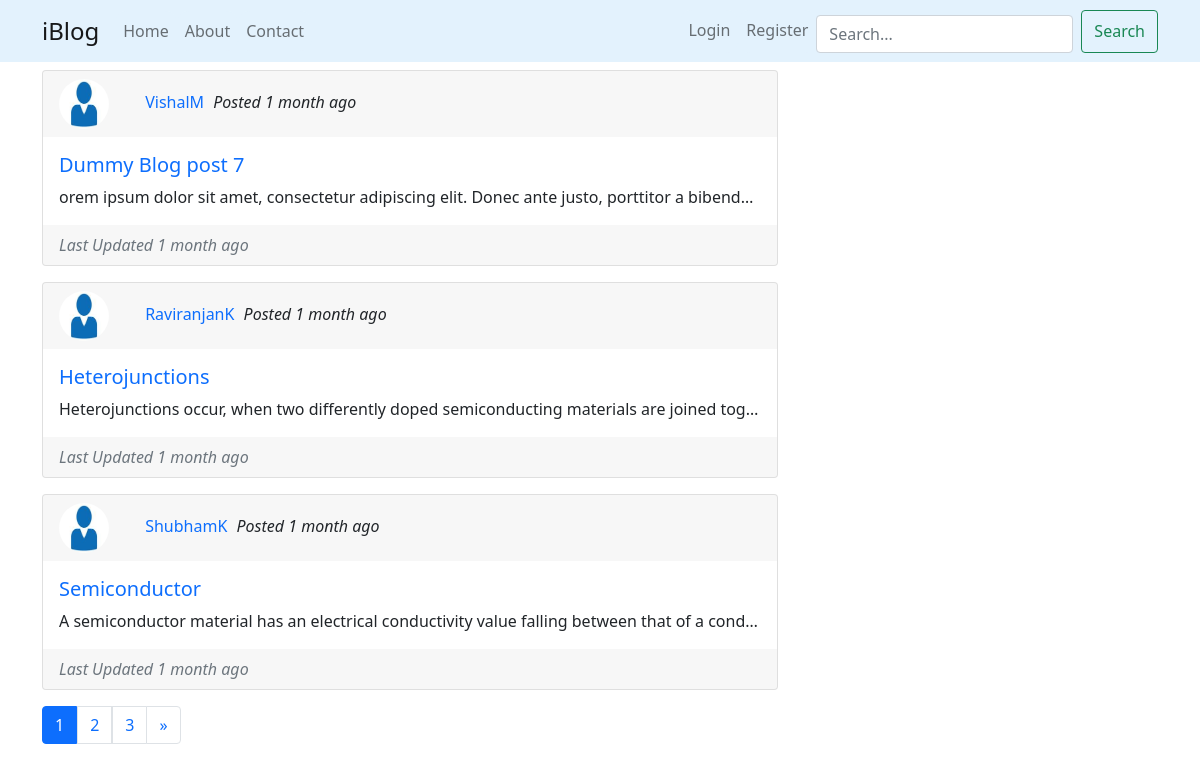
The app's page /, older data.
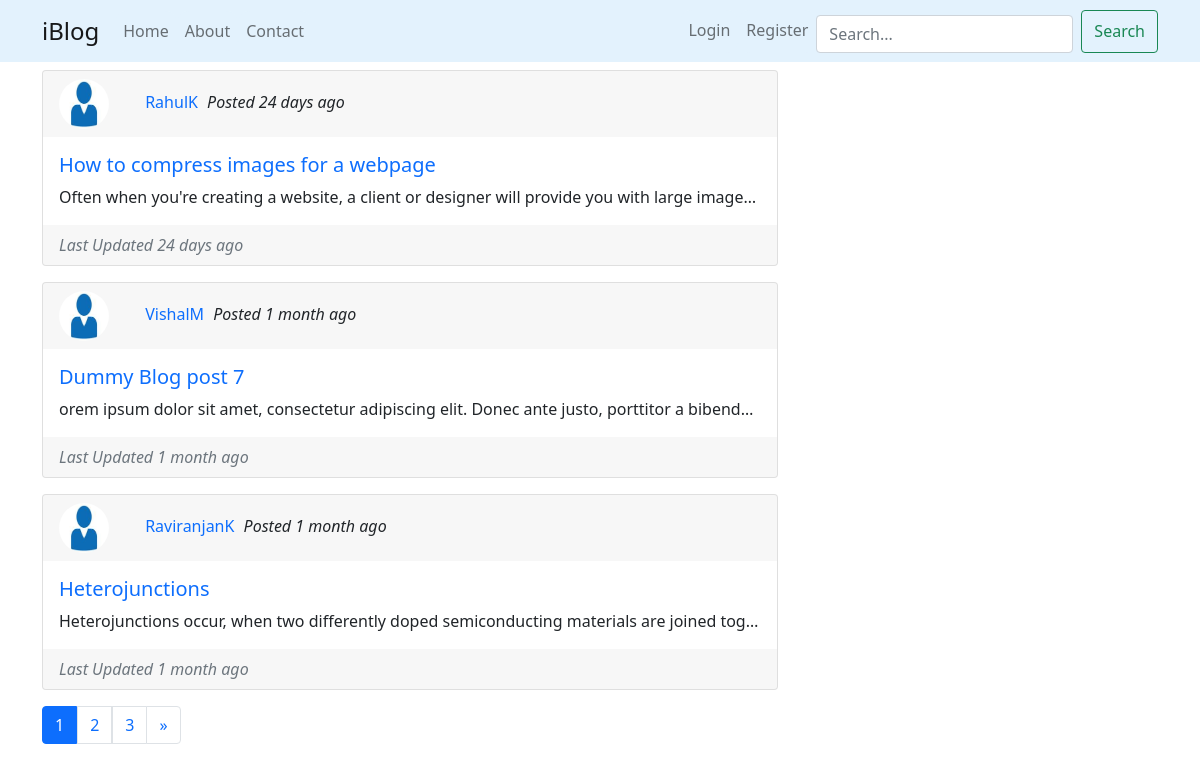
The same page, newer data.
### blog/models.py (models this page shows, shortened)
class BlogPost(models.Model):
    title = models.CharField(max_length=100)
    content = models.TextField()
    date_posted = models.DateTimeField(default=timezone.now)
    date_updated = models.DateTimeField(auto_now=True)
    author = models.ForeignKey(User, on_delete=models.CASCADE)
    likes = models.ManyToManyField(User, related_name='likes', blank=True)
    def whenposted(self):
        now = timezone.now()
        diff= now - self.date_posted
        return counttime(diff)
    def whenupdated(self):
        now = timezone.now()
        diff= now - self.date_updated
        return counttime(diff)

### users/models.py (models this page shows, shortened)
class Profile(models.Model):
    user = models.OneToOneField(User, on_delete=models.CASCADE)
    image = models.ImageField(default='default.jfif', upload_to='profile_pics')

### blog/views.py (the view)
# urls.py: path('', PostListView.as_view(), name='blog-home'),
class PostListView(ListView):
    model = BlogPost
    template_name = 'blog/home.html'
    context_object_name = 'blogposts'
    ordering = ['-date_posted']
    paginate_by = 3

### blog/templates/blog/home.html (shortened to what this page needs)
{% extends 'blog/base.html' %}
{% load humanize %}
{% block content %}
  {% for blogpost in blogposts %}
    <div class="card w-80 mb-3">
      <div class="card-header border-0">
        <img class="rounded-circle" src="{{ blogpost.author.profile.image.url }}" alt="Profile-Image" width="50px" height="50px">
        <a class="text-decoration-none" href="{% url 'user-blogs' blogpost.author.username %}">{{ blogpost.author }}</a>
        <i>Posted {{ blogpost.whenposted }}</i>
      </div>
      <div class="card-body">
        <h5><a class="card-title text-decoration-none" href="{% url 'blog-detail' blogpost.id %}">{{ blogpost.title }}</a></h5>
        <p class="card-text text-truncate">{{ blogpost.content }}</p>
      </div>
      <div class="card-footer border-0 text-muted">
        <i>Last Updated {{ blogpost.whenupdated }}</i>
      </div>
    </div>
  {% endfor %}
  {% if is_paginated %}
  <ul class="pagination">
    {% for num in page_obj.paginator.page_range %}
      {% if page_obj.number == num %}
        <li class="page-item active">
          <a class="page-link" href="?page={{ num }}">{{ num }}</a>
        </li>
      {% elif num > page_obj.number|add:'-3' and num < page_obj.number|add:'3' %}
        <a class="page-link" href="?page={{ num }}">{{ num }}</a>
      {% endif %}
    {% endfor %}
    {% if page_obj.has_next %}
      <li class="page-item">
        <a class="page-link" href="?page={{ page_obj.paginator.num_pages }}" aria-label="Next">
          <span aria-hidden="true">&raquo;</span>
        </a>
      </li>
    {% endif %}
  </ul>
  {% endif %}
{% endblock content %}

### blog/templates/blog/base.html (shortened to what this page needs)
{% load static %}
{% load crispy_forms_tags %}
<!doctype html>
<html lang="en">
  <head>
    <link href="https://cdn.jsdelivr.net/npm/bootstrap@5.0.0-beta3/dist/css/bootstrap.min.css" rel="stylesheet">
    <link rel="stylesheet" type="text/css" href="{% static 'blog/style.css' %}">
    <link rel="stylesheet" href="https://use.fontawesome.com/releases/v5.7.0/css/all.css">
  </head>
  <body>
    <nav class="navbar navbar-expand-md navbar-light fixed-top">
      <div class="container">
        <a class="navbar-brand" href="{% url 'blog-home' %}">iBlog</a>
          <div class="collapse navbar-collapse" id="navbarSupportedContent">
            <div class="navbar-nav me-auto mb-2 mb-lg-0">
              <a class="nav-item nav-link" href="{% url 'blog-home' %}">Home</a>
              <a class="nav-item nav-link" href="{% url 'blog-about' %}">About</a>
              <a class="nav-item nav-link" href="{% url 'contact' %}">Contact</a>
            </div>
            <div class="navbar-nav mr-auto mb-2 mb-lg-0">
              {% if user.is_authenticated %}
                <a class="nav-item nav-link" href="{% url 'user-blogs' user %}">My Blogs</a>
                <a class="nav-item nav-link" href="{% url 'user-likes' user %}">Likes</a>
                <a class="nav-item nav-link" href="{% url 'blog-create' %}">New Blog</a>
                <a class="nav-item nav-link" href="{% url 'profile' %}">Profile</a>
                <a class="nav-item nav-link" href="{% url 'logout' %}">Logout</a>
              {% else %}
                <a class="nav-item nav-link" href="{% url 'login' %}">Login</a>
                <a class="nav-item nav-link" href="{% url 'register' %}">Register</a>
              {% endif %}
              <form class="d-flex" method="POST" action="{% url 'search' %}">
                <input class="form-control me-2" type="text" placeholder="Search..." name="keyword">
                <button class="btn btn-outline-success" type="submit">Search</button>
              </form>
            </div>
          </div>
      </div>
    </nav>
    <div id="main" class="container">
      <div class="row">
        <div class="col-8">
          {% block content %}{% endblock %}
        </div>
        <div class="col-4">
        </div>
      </div>
    </div>
  </body>
</html>

### blog/static/blog/style.css (style rules this page uses)
nav { background-color: #e3f2fd; }
#main { margin-top: 70px; }
.navbar-brand { font-size: x-large; }
.nav-link { background-color: #e3f2fd; border-radius: 12px; }
.text-decoration-none { margin-right: 5px; }
input { margin-top: 5px; }
.rounded-circle { margin-right: 2rem; }

Row changes from the older to the newer data that the page shows:
no longer on this page (row edited): BlogPost: author.profile.image (placeholder picture), author "ShubhamK", whenposted "1 month ago", title "Semiconductor", content "A semiconductor material has an electrical conductivity value falling between that of a cond…", whenupdated "1 month ago"
added BlogPost: author.profile.image (placeholder picture), author "RahulK", whenposted "24 days ago", title "How to compress images for a webpage", content "Often when you're creating a website, a client or designer will provide you with large image…", whenupdated "24 days ago"
